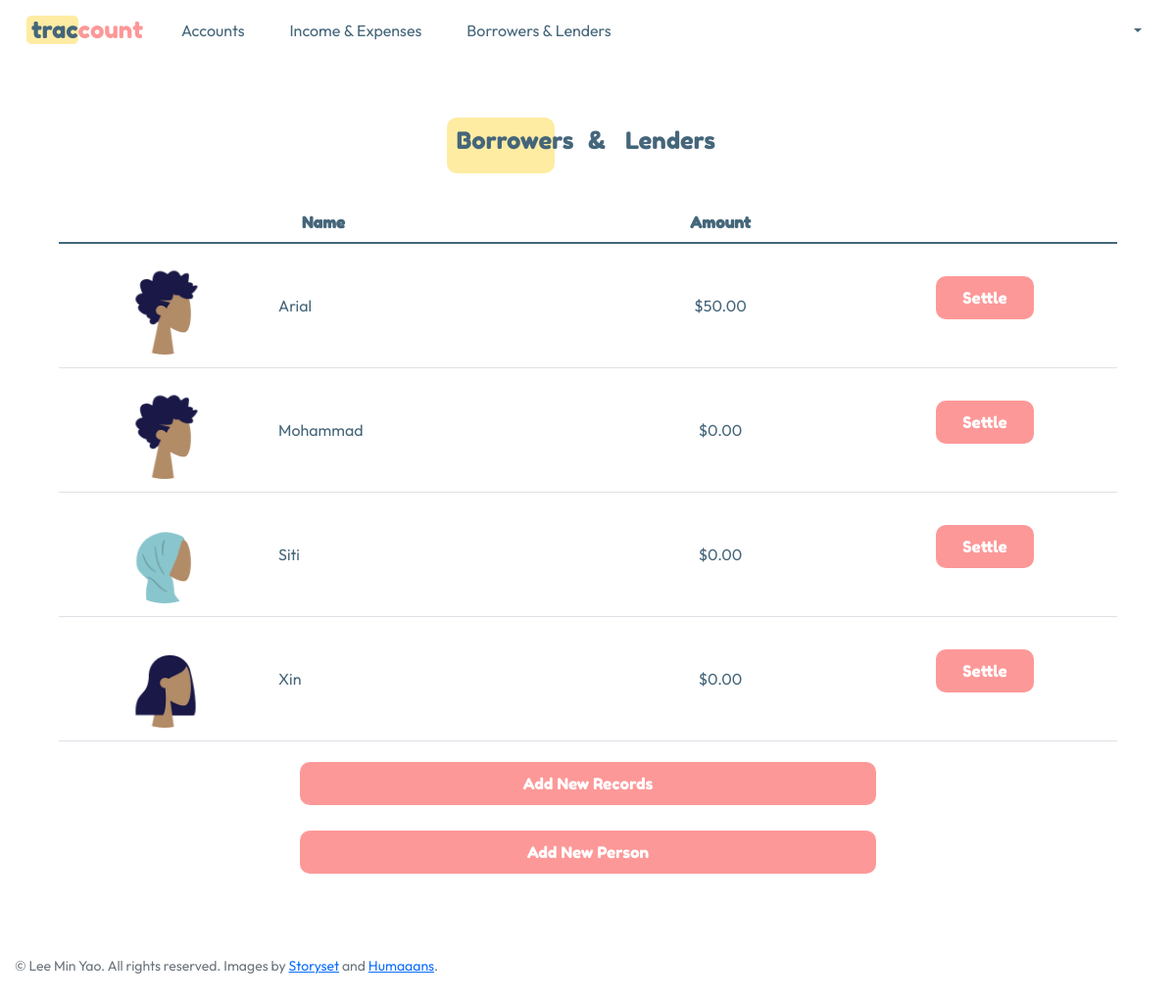
The page /person (signed in) on the database its author committed.
### tables this page shows
CREATE TABLE person (id INTEGER PRIMARY KEY NOT NULL, user_id INTEGER, pic TEXT, person_name TEXT NOT NULL, amount NUMERIC DEFAULT 0.00, FOREIGN KEY (user_id) REFERENCES users(id));

### app.py (the view)
@app.route("/person", methods=["GET", "POST"])
@login_required
def person():
    persons = db.execute("SELECT * FROM person WHERE user_id = ?", session["user_id"])
    accounts = db.execute("SELECT * FROM account WHERE user_id = ?", session["user_id"])
    ACCOUNT = []
    for account in accounts:
        name = account["account_name"]
        ACCOUNT.append(name)
    return render_template("person.html", persons=persons, ACCOUNT=ACCOUNT)

### auxiliary.py (called while the page is built)
def login_required(f):
    @wraps(f)
    def decorated_function(*args, **kwargs):
        if session.get("user_id") is None:
            return redirect("/login")
        return f(*args, **kwargs)
    return decorated_function

def currency(value):
    return f"${value:,.2f}"

### templates/person.html (shortened to what this page needs)
{% extends "layout.html" %}
{% block main %}
    <div class="container">
        <div class="row">
            <div class="col">
                <div class="subtitle bnl">
                    <h4>Borrowers</h4>
                </div>
                <div class="subtitle bnl" style="background-color: white; width: 10px !important;">
                    <h4>&</h4>
                </div>
                <div class="subtitle bnl" style="background-color: white; padding-left: 0px">
                    <h4>Lenders</h4>
                </div>
            </div>
        </div>
    </div>
    <div class="px-5">
        <table class="table align-middle table-responsive" id="person_table">
            <colgroup>
                <col style="width: 20%">
                <col style="width: 30%">
                <col style="width: 25%">
                <col style="width: 25%">
            </colgroup>
            <thead>
                <tr>
                    <th class="text-center" colspan="2">Name</th>
                    <th class="text-center">Amount</th>
                    <th></th>
                </tr>
            </thead>
            <tbody>
                {% for person in persons %}
                <tr>
                    <td><img src="{{ person['pic'] }}" class="pic text-center"></td>
                    <td class="text-start">{{ person['person_name'] }}</td>
                    <td class="text-center">{{ person['amount'] | currency }}</td>
                    <td>
                        <div class="mb-3">
                            <button type="button" class="btn btn-settle" data-bs-toggle="modal" data-bs-target="#settle_modal{{ person['id'] }}">Settle</button>
                        </div>
                    </td>
                </tr>
                {% endfor %}
            </tbody>
        </table>
    </div>
    <div class="mb-3">
        <a href="/add_new" class="btn">Add New Records</a>
    </div>
    <div class="mb-3">
        <button type="button" class="btn" data-bs-toggle="modal" data-bs-target="#add_person_modal">Add New Person</button>
    </div>
{% endblock %}

### templates/layout.html (shortened to what this page needs)
<!DOCTYPE html>
<html lang="en">
    <head>
        <link href="https://cdn.jsdelivr.net/npm/bootstrap@5.0.2/dist/css/bootstrap.min.css" rel="stylesheet">
        <link href="/static/styles.css" rel="stylesheet">
    </head>
    <body>
        <nav class="navbar navbar-expand-lg navbar-light">
            <div class="container-fluid">
              <a class="navbar-brand" href="/dashboard"><span class="brand brand-trac">trac</span><span class="brand brand-count">count</span></a>
              <div class="collapse navbar-collapse" id="navbarNav">
                {% if session["user_id"] %}
                    <ul class="navbar-nav ml-auto">
                        <li class="nav-item">
                            <a class="nav-link" href="/account">Accounts</a>
                        </li>
                        <li class="nav-item">
                            <a class="nav-link" href="/cashflow">Income & Expenses</a>
                        </li>
                        <li class="nav-item">
                            <a class="nav-link" href="/person">Borrowers & Lenders</a>
                        </li>
                    </ul>
                    <ul class="navbar-nav ms-auto">
                        <li class="nav-item dropdown">
                            <a class="nav-link dropdown-toggle" role="button" data-bs-toggle="dropdown" aria-expanded="false">
                              </a>
                        </li>
                    </ul>
                {% else %}
                    <ul class="navbar-nav ms-auto">
                        <li class="nav-item">
                            <a class="nav-link" href="/">Back</a>
                        </li>
                    </ul>
                {% endif %}
              </div>
            </div>
          </nav>
        <main class="container-fluid py-5 text-center">
            {% block main %}{% endblock %}
        </main>
        <footer class="small text-muted">
            &#169; Lee Min Yao. All rights reserved. Images by <a href="https://storyset.com/">Storyset</a> and <a href="https://www.humaaans.com/">Humaaans</a>.
        </footer>
    </body>
</html>

### static/styles.css (style rules this page uses)
body { min-height: 100vh; display: flex; flex-direction: column; overflow: auto; }
main { flex-grow: 1; }
footer { padding: 15px; font-family: 'Outfit',sans-serif; color: #45667A; flex-basis: 100px; }
.brand { font-family: 'Fredoka One', cursive; font-size: 1.2em; }
.brand-trac { color: #45667A; background-color: #FFECA3; border: 0px solid; border-radius: 5px; margin-left: 15px; padding-left: 5px; }
.brand-count { color: #FD9898; }
.navbar-nav li { padding: 0 15px; }
.nav-link, .dropdown-item { font-family: 'Outfit',sans-serif; font-size: 1em !important; color: #45667A !important; }
.btn { font-family: 'Fredoka One', cursive; font-size: 1em; background-color: #FD9898; color: white; margin: 5px; padding: 10px; border: 0px solid; border-radius: 10px; width: 50%; }
.table { font-family: 'Outfit',sans-serif; color: #45667A; font-size: 1em; }
thead, tfoot { font-family: 'Fredoka One', cursive !important; border-bottom: 2px solid; }
div.subtitle { font-family: 'Fredoka One', cursive; color: #45667A; background-color: #FFECA3; width: 70px; padding: 10px; border-radius: 10px; margin: 10px 10px 5px; }
img.pic { width: 100px; height: 100px; border: 1px solid #45667A; border-radius: 50%; margin: 5px; object-fit: cover; }
td > img.pic { border: none !important; }
.btn-settle { width: 100px; }
.subtitle.bnl { display: inline-block; width: 110px; margin-bottom: 30px !important; }

### rows shown on the page
person: pic (picture), person_name "Arial", amount "$50.00"
person: pic (picture), person_name "Mohammad", amount "$0.00"
person: pic (picture), person_name "Siti", amount "$0.00"
person: pic (picture), person_name "Xin", amount "$0.00"
